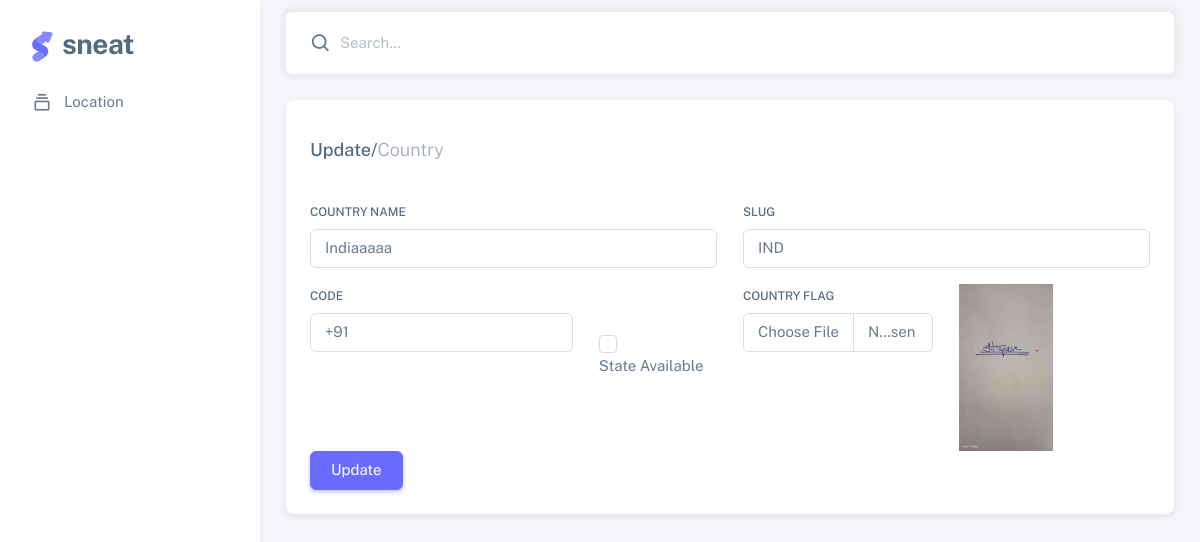
The app's page /update/IND/ with its own data.
### country/models.py (models this page shows, shortened)
class Base(models.Model):
 is_active = models.BooleanField(default=True)
 created_date = models.DateTimeField(auto_now=True)
 created_date = models.DateTimeField(auto_now_add=True)
 uuid = models.UUIDField(primary_key=True, default=uuid.uuid4, editable=False)
 is_state_available = models.BooleanField(default=True)
 class Meta:
  abstract = True

class Country(Base):
 name = models.CharField(max_length=100,)
 slug = models.SlugField(unique=True)
 code = models.CharField(max_length=10, unique=True)
 flag = models.ImageField(upload_to='flag')

### country/views.py (the view, shortened to what this page needs)
# urls.py: path('update/<str:slug>/',Countryupdate.as_view(), name='updateform'),
class Countryupdate(View):
 def get(self, request, slug):
  obj = Country.objects.get(slug=slug)
  return render(request,'countryupdate.html',{'c_obj':obj})

### template/countryupdate.html (shortened to what this page needs)
{% extends 'base.html' %}
{% load static %}
{% block content %}
<div class="container-fluid flex-grow-3 container-p-y">
  <div class="row">
    <div class="col-xl">
      <div class="card">
        <div class="card-header">
          <h5 class="mb-0 py-3">Update/<span class="text-muted fw-light">Country</span></h5>
        </div>
        <div class="card-body">
          <form action="{% url 'updateform' c_obj.slug %}" method="post" enctype="multipart/form-data">
            <div class="row">
              <div class="mb-3 col-md-6">
                <label class="form-label" for="basic-default-fullname">Country Name</label>
                <input type="text" class="form-control" id="basic-default-fullname" placeholder="Country Name"
                  name="c_name" value="{{c_obj.name}}" />
              </div>
              <div class="mb-3 col-md-6">
                <label class="form-label" for="basic-default-company">Slug</label>
                <input type="text" class="form-control" id="basic-default-company" value="{{c_obj.slug}}"
                  placeholder="Slug" name="slug" />
              </div>
              <div class="mb-3 col-md-4">
                <label class="form-label" for="basic-default-email">Code</label>
                <input type="text" id="basic-default-email" class="form-control" placeholder="Code"
                  aria-describedby="basic-default-email2" name="code" value="{{c_obj.code}}" />
              </div>
              <div class="mb-3 mt-5 col-md-2">
                {% if c_obj.is_state_available %}
                <input class="form-check-input" type="checkbox" value="1" id="defaultCheck1" name="state_available" checked>
                {% else %}
                <input class="form-check-input" type="checkbox" value="1" id="defaultCheck1" name="state_available">
                {% endif %}
                <label class="form-check-label" for="defaultCheck1"> State Available </label>
              </div>
              <div class="mb-3 col-md-3">
                <label for="formFile" class="form-label">Country Flag</label>
                <input class="form-control" type="file" id="formFile" name="flag" value="{{c_obj.flag.url}}">
              </div>
              <img src="{{c_obj.flag.url}}" alt="flag-image" style="width: 120px;">
            </div>
            <button type="submit" class="btn btn-primary">Update</button>
          </form>
        </div>
      </div>
    </div>
  </div>
</div>
</div>
{% endblock content %}

### records on screen
Country: c_name "Indiaaaaa", slug "IND", code "+91", flag (picture)
